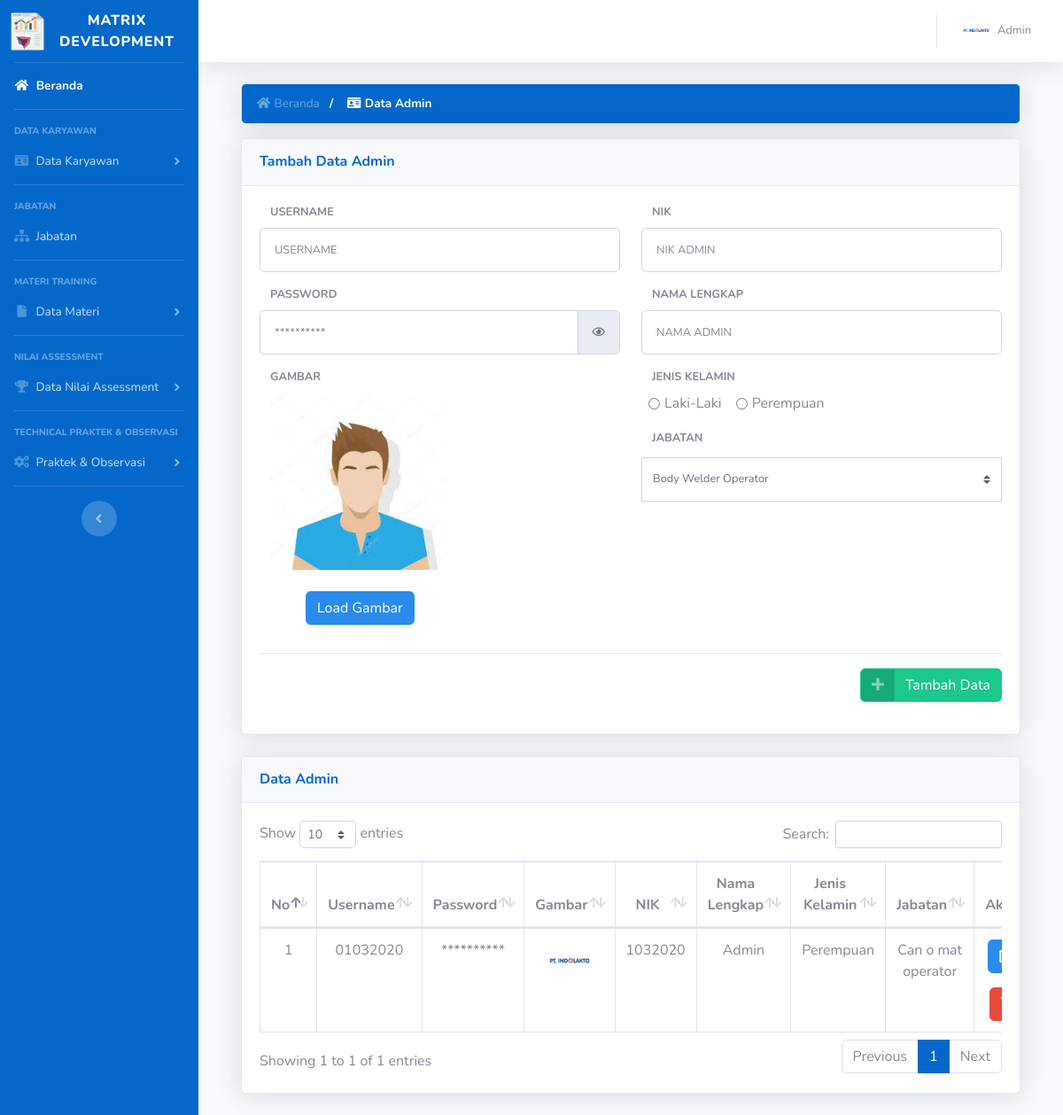
Page /module/index.php?module=dataAdmin (signed in) on the committed database.
### tables this page shows
CREATE TABLE `tabel_admin` (
  `id_admin` int(30) NOT NULL,
  `id_user` int(11) NOT NULL,
  `id_jabatan` int(11) NOT NULL,
  `nama` varchar(50) NOT NULL,
  `nik` int(20) NOT NULL,
  `foto` text NOT NULL,
  `jenis_kelamin` enum('Laki-Laki','Perempuan') NOT NULL,
  `waktu_tambah` datetime NOT NULL,
  `waktu_edit` datetime NOT NULL
);

CREATE TABLE `tabel_user` (
  `id_user` int(10) NOT NULL,
  `username` varchar(30) NOT NULL,
  `password` varchar(30) NOT NULL,
  `level` enum('operator','supervisor','admin') NOT NULL
);

CREATE TABLE `tabel_jabatan` (
  `id_jabatan` int(11) NOT NULL,
  `nama` varchar(100) NOT NULL
);

### module/admin/dataKaryawan/dataAdmin.php (the view, shortened to what the rows shown need)
<?php
  include "../process/proses_adminDataAdmin.php";
?>
<body onload="setupAdmin2();">
    <div class="container-fluid" id="dataKaryawan" onload="setupAdmin2();">
        <div class="card shadow mb-4">
            <div class="card-body">
                <div class="table-responsive">
                    <table class="table table-bordered" id="dataTable" width="100%" cellspacing="0">
                        <thead>
                            <tr class="text-center">
                                <th>No</th>
                                <th>Username</th>
                                <th>Password</th>
                                <th>Gambar</th>
                                <th>NIK</th>
                                <th>Nama Lengkap</th>
                                <th>Jenis Kelamin</th>
                                <th>Jabatan</th>
                                <th>Aksi</th>
                            </tr>
                        </thead>
                        <tbody>
                            <?php
                                $queryTampilData = "SELECT ta.*, ta.nama AS nama_lengkap ,tj.*, tj.nama AS nama_jabatan, tu.* FROM tabel_admin ta,tabel_jabatan tj,tabel_user tu WHERE ta.id_jabatan = tj.id_jabatan
                                    AND ta.id_user = tu.id_user;
                                    ";
                                $resultTampilData = mysqli_query($con, $queryTampilData);
                                $index = 1;
                                if(mysqli_num_rows($resultTampilData) > 0){
                                    while($rowTampilData = mysqli_fetch_assoc($resultTampilData)){
                                        ?>
                                            <tr class="text-center" id-admin="<?php echo $rowTampilData["id_admin"] ?>">
                                                <td ><?php echo $index; ?></td>
                                                <td class="usernameAdmin"><?php echo $rowTampilData["username"]; ?></td>
                                                <td class="passwordAdmin">**********</td>
                                                <td class="fotoAdmin"><img src="../attachment/img/<?php echo ($rowTampilData['foto'] == null)? 'avatar.jpeg' : $rowTampilData['foto'] ; ?>" style="width:50px;height:50px;border-radius:50%;"></td>
                                                <td class="nikAdmin"><?php echo $rowTampilData["nik"]; ?></td>
                                                <td class="namaAdmin"><?php echo $rowTampilData["nama_lengkap"]; ?></td>
                                                <td class="jkAdmin"><?php echo $rowTampilData["jenis_kelamin"]; ?></td>
                                                <td class="jabatanAdmin"><?php echo $rowTampilData["nama_jabatan"]; ?></td>
                                                <td>
                                                    <button type="button" class="btn btn-primary edit-dataAdmin-admin" data-toggle="modal" data-target="#editDataAdminModal" id_userEdit="<?php echo $rowTampilData["id_user"];?>" id_adminEdit="<?php echo $rowTampilData["id_admin"];?>">
                                                        <i class="fas fa-edit"></i>
                                                    </button>
                                                    <button type="button" class="btn btn-danger hapus-dataAdmin-admin" data-toggle="modal" data-target="#hapusDataAdminModal" id_user="<?php echo $rowTampilData["id_user"];?>" id_admin="<?php echo $rowTampilData["id_admin"];?>">
                                                    </button>
                                                </td>
                                            </tr>
                                        <?php
                                        $index++;
                                    }
                                    ?>
                                    <?php
                                }
                                else{
                                    ?>
                                    <?php
                                }
                            ?>
                        </tbody>
                    </table>
                </div>
            </div>
        </div>
    </div>
</body>

### module/index.php (shortened to what the rows shown need)
<?php
  include "../process/proses_modalPengaturan.php";
  if (isset($_SESSION["id"])) {
    $level = $_SESSION['level'];
    $idUser = $_SESSION['id'];
  }
  else {
    $message = "Login terlebih dahulu!";
    echo ("<script LANGUAGE='JavaScript'>
      window.alert('$message');
      window.location.href='../';
      </script>");
  }
?>
<?php
  switch ($level) {
    case 'admin':
      $queryUser = "SELECT a.*, b.* FROM tabel_user a, tabel_admin b WHERE a.id_user=$idUser and a.id_user=b.id_user";
      $resultUser = mysqli_query($con, $queryUser);
      $rowUser = mysqli_fetch_assoc($resultUser);
      $namaUser = $rowUser["nama"];
      break;
  }
?>
<!DOCTYPE html>
<html lang="en">
  <head>
    <?php
      include "../config/styles.php";
    ?>
  </head>
  <body id="home">
    <div id="wrapper">
    <div id="content-wrapper" class="d-flex flex-column">
      <div id="content">
        <nav class="navbar navbar-expand navbar-light bg-white topbar mb-4 static-top shadow">
          <ul class="navbar-nav ml-auto">
            <li class="nav-item dropdown no-arrow">
              <a class="nav-link dropdown-toggle" href="#" id="userDropdown" role="button" data-toggle="dropdown" aria-haspopup="true" aria-expanded="false">
               <img class="mr-2 img-profile rounded-circle" src="../attachment/img/<?php echo ($rowUser['foto'] == null) ? 'avatar.jpeg' : $rowUser['foto']; ?>">
               <span class="mr-2 d-none d-lg-inline text-gray-600 small"><?php echo ($namaUser); ?></span>
              </a>
            </li>
          </ul>
        </nav>
        <div class="container-fluid">
            <?php
              $module = $_GET['module'];
              if ($level == "operator"){
                switch ($module){
                  case "home":
                    include "operator/home.php";
                    break;
                  case "safetyTable":
                    include "operator/safety/safetyTable.php";
                    break;
                  case "generalHrdTable":
                    include "operator/generalHrd/generalHrdTable.php";
                    break;
                  case "qualityTable":
                    include "operator/quality/qualityTable.php";
                    break;
                  case "technicalNilaiObservasi":
                    include "operator/technical/technicalScoreObservasi.php";
                    break;
                  case "technicalNilaiOnlineTraining":
                    include "operator/technical/technicalOnlineTable.php";
                    break;
                  case "technicalNilaiPraktek":
                    include "operator/technical/technicalScorePraktek.php";
                    break;
                  case "materiSafety":
                    include "operator/materiOperator/materiSafety.php";
                    break;
                  case "materiGeneralHrd":
                    include "operator/materiOperator/materiGeneralHrd.php";
                    break;
                  case "materiQuality":
                    include "operator/materiOperator/materiQuality.php";
                    break;
                  case "materiTechnical":
                    include "operator/materiOperator/materiTechnical.php";
                    break;
                  default:
                    include "404.php";
                }
              } else if ($level == "admin"){
                switch ($module){
                  case "dataAdmin":
                    include "admin/dataKaryawan/dataAdmin.php";
                    break;
                }
              }
            ?>
        </div>
      </div>
    </div>
  </div>
  </body>
</html>

### rows in the picture
tabel_admin: foto (picture), nama "Admin", id_user.username "01032020", nik "1032020", jenis_kelamin "Perempuan", id_jabatan.nama "Can o mat operator"

### other values in the picture
form field jabatanAdminAdmin "Body Welder Operator"
